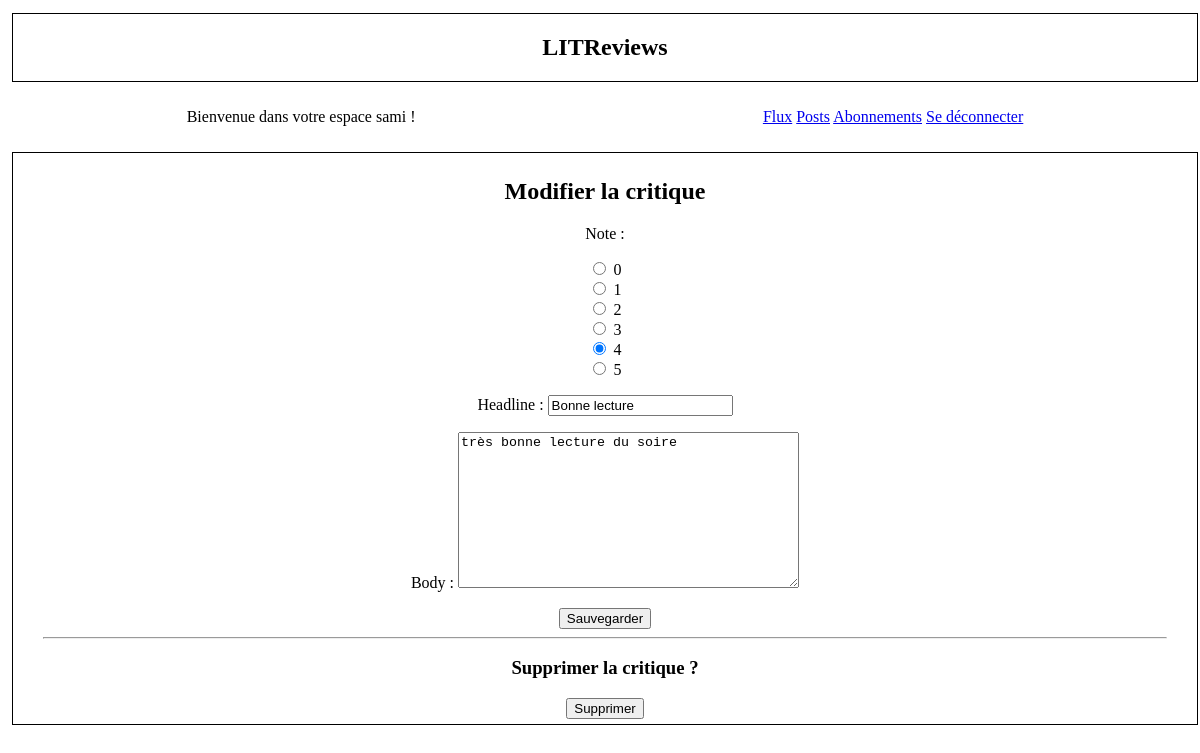
The app's page /1/editreview/ (signed in) with its own data.
### authentication/models.py (models this page shows)
class User(AbstractUser):
    AUTHOR = "AUTHOR"
    FOLLOWER = "FOLLOWER"
    ROLE_CHOICES = (
        (AUTHOR, "Auteur"),
        (FOLLOWER, "Abonné"),
    )
    profile_photo = models.ImageField(verbose_name="Image de profil")
    role = models.CharField(max_length=30,
                            choices=ROLE_CHOICES, verbose_name="Rôle")

### flux/models.py (models this page shows)
class Review(models.Model):
    ticket = models.ForeignKey(to=Ticket, on_delete=models.CASCADE)
    rating = models.PositiveSmallIntegerField(
        validators=[MinValueValidator(0), MaxValueValidator(5)]
    )
    user = models.ForeignKey(to=settings.AUTH_USER_MODEL,
                             on_delete=models.CASCADE)
    headline = models.CharField(max_length=128)
    body = models.TextField(max_length=8192, blank=True)
    time_created = models.DateTimeField(auto_now_add=True)
    objects = models.Manager()  # Ajout du gestionnaire d'objets par défaut

### flux/views.py (the view, shortened to what this page needs)
# urls.py: path("<int:review_id>/editreview/", edit_review, name="edit_review"),
@login_required
def edit_review(request, review_id):
    review = get_object_or_404(Review, id=review_id)
    edit_form = ReviewForm(instance=review)
    delete_form = DeleteReviewForm()
    context = {
        "edit_form": edit_form,
        "delete_form": delete_form,
    }
    return render(request, "flux/edit_review.html",
                  context=context)

### flux/forms.py
class ReviewForm(forms.ModelForm):
    edit_review = forms.BooleanField(widget=forms.HiddenInput, initial=True)
    class Meta:
        model = Review
        fields = ["rating", "headline", "body"]
    CHOICES = [(0, "0"), (1, "1"), (2, "2"), (3, "3"), (4, "4"), (5, "5")]
    rating = forms.ChoiceField(label="Note", widget=forms.RadioSelect, choices=CHOICES)

class DeleteReviewForm(forms.Form):
    delete_review = forms.BooleanField(widget=forms.HiddenInput, initial=True)

### flux/templates/flux/edit_review.html (shortened to what this page needs)
{% extends 'base.html' %}
{% block content %}
    <h2>Modifier la critique</h2>
    <form method="post" enctype="multipart/form-data">
        {{ edit_form.as_p }}
        <button type="submit" >Sauvegarder</button>
    </form>
    <hr>
    <h3>Supprimer la critique ?</h3>
    <form method="post" enctype="multipart/form-data">
        <button type="submit" >Supprimer</button>
    </form>
{% endblock content %}

### litreviews/templates/base.html (shortened to what this page needs)
{% load static %}
<!DOCTYPE html>
<html lang="fr">
<head>
    <link rel="stylesheet" href="{% static 'style.css' %}">
</head>
<body>
    <section>
    <div class="border">
        <h1>LITReviews</h1>
    </div>
    </section>
    {%  if user.is_authenticated %}
    <nav class="header">
        <p>Bienvenue dans votre espace {{ request.user }} !</p>
        <p>
            <a href="{% url 'flux' %}">Flux</a>
            <a href="{% url 'posts' %}">Posts</a>
            <a href="{% url 'follow_users' %}">Abonnements</a>
            <a href="{% url 'logout' %}">Se déconnecter</a>
        </p>
    </nav>
    {% endif %}
    <section>
    <div class="border header">
        <div class="content">
        {% block content %}{% endblock content %}
        </div>
    </div>
    </section>
</body>
</html>

### litreviews/static/style.css (style rules this page uses)
body { box-sizing: border-box; background-color: white; color: black; }
section { display: flex; flex-direction: column; align-items: center; justify-content: center; box-sizing: content-box; width: 100%; padding: 5px; text-align: center; }
nav { display: flex; width: 100%; padding: 5px; text-align: justify; }
div { align-items: left; justify-content: left; }
.border { border: solid 1px #000000; background-color:#ffffff; width: 100%; }
.header { display: flex; justify-content: space-around; }
.content { width: 95%; padding: 5px; }

### records on screen
User: user "sami"
Review: rating "☐ 0 ☐ 1 ☐ 2 ☐ 3 ☑ 4 ☐ 5", headline "Bonne lecture", body "très bonne lecture du soire"
